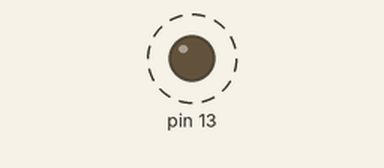
The sketch below on a simulated Arduino Uno, built with avr-gcc and run on an emulated ATmega328P. Parts: output pins drawn as LEDs (lit = HIGH). Dashed ring = blinking. What the sketch prints to the serial monitor is not drawn.

Above: at 0.34 s.
Timing chart, 0 to 3.2 s (numbered marks = the images above):
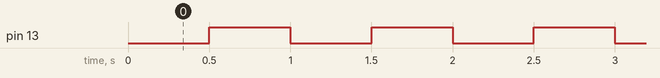

The sketch:

led_1hz_blink_enhanced.ino
```cpp
// Ex02 - 1Hz LED 闪烁（改进版）
// 添加更多调试信息和灵活性

unsigned long previousMillis = 0;
const unsigned long interval = 500;  // 500ms
int ledState = LOW;
unsigned long blinkCount = 0;  // 记录闪烁次数

void setup() {
  Serial.begin(9600);
  pinMode(13, OUTPUT);
  digitalWrite(13, ledState);

  Serial.println("\n====================================");
  Serial.println("Ex02: 1Hz LED Blink with millis()");
  Serial.println("Enhanced Version with Counter");
  Serial.println("====================================\n");
  Serial.println("Start Time: 0ms");
  Serial.println("LED Blink Frequency: 1Hz (500ms ON, 500ms OFF)");
  Serial.println("=====================================\n");
}

void loop() {
  unsigned long currentMillis = millis();

  if (currentMillis - previousMillis >= interval) {
    previousMillis = currentMillis;

    ledState = (ledState == LOW) ? HIGH : LOW;
    digitalWrite(13, ledState);

    blinkCount++;

    // 格式化输出信息
    Serial.print("[");
    printTime(currentMillis);
    Serial.print("] Count: ");
    Serial.print(blinkCount);
    Serial.print(" | LED: ");
    Serial.print(ledState == HIGH ? "ON " : "OFF");
    Serial.print(" | Duration: ");
    Serial.print(currentMillis / 1000);
    Serial.println("s");
  }

  // 每 10 秒输出一条统计信息
  static unsigned long lastStats = 0;
  if (currentMillis - lastStats >= 10000) {
    lastStats = currentMillis;
    Serial.print("--- Statistics: ");
    Serial.print(blinkCount);
    Serial.print(" toggles in ");
    Serial.print(currentMillis / 1000);
    Serial.println(" seconds ---\n");
  }
}

// 辅助函数：格式化打印时间
void printTime(unsigned long ms) {
  unsigned long seconds = ms / 1000;
  unsigned long milliseconds = ms % 1000;

  Serial.print(seconds);
  Serial.print(".");

  if (milliseconds < 100) Serial.print("0");
  if (milliseconds < 10) Serial.print("0");
  Serial.print(milliseconds);
  Serial.print("s");
}
```

Measured:
- by itself, pin 13: alternates HIGH for 0.50 s and LOW for 0.50 s
